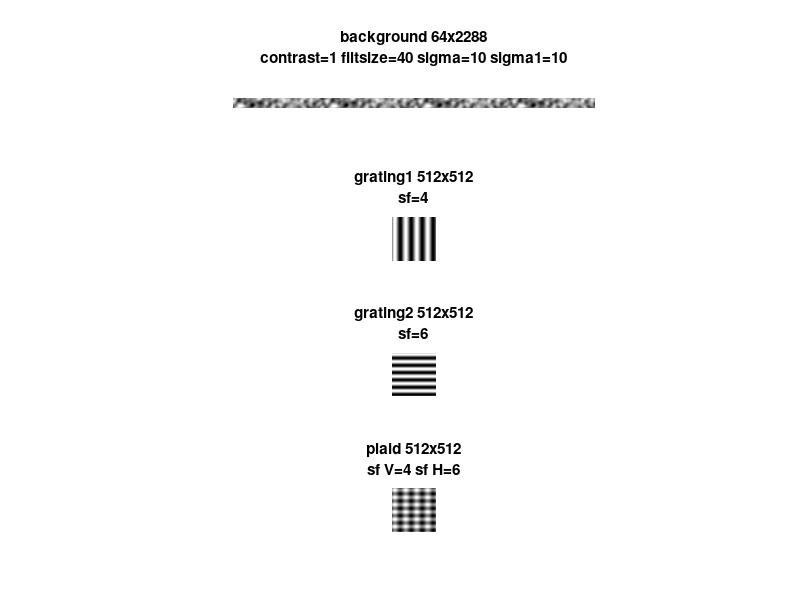

The MATLAB source for this figure: (Note: this script raises an error after producing the figure.)
% From Aman 
% Modified by Mai Feb 2019

texsize = 512;
wn_contrast = 1;
% Making horizontal and vertical axes asymmetric because the texture aspect raio is 1:1.5 (W=8cm, H=12cm)
sf_H = 6; % no.of horizonal bars visible ()
sf_V = 4; % no.of vertical bars visible

% Gray
textures(1).matrix = 0.5*ones(64,64);

% Unfiltered Whitenoise
textures(2).matrix = rand(16, 512);

% Vertical grating
textures(6).matrix = 0.5+0.5*repmat(sin(0:((2*sf_V*pi)/texsize):(2*sf_V)*pi-(((2*sf_V)*pi)/texsize)),texsize,1);

% Horizontal grating
textures(7).matrix = 0.5+0.5*repmat(sin(0:(((2*sf_H)*pi)/texsize):(2*sf_H)*pi-(((2*sf_H)*pi)/texsize))',1,texsize);

% Plaid
textures(8).matrix = (textures(6).matrix+textures(7).matrix)/2;

% c = [0:0.1:1.0];

% % Horixontal grating at 0, 10 to 100% contrast
% for n = 6:16
%     textures(n).matrix = 0.5+c(n-5)*0.5*repmat(sin(0:(((2*sf)*pi)/texsize):(2*sf)*pi-(((2*sf)*pi)/texsize)),texsize,1);
% end

% % Anti-phase Vertical, horizontal gratings
% textures(17).matrix = 1-textures(4).matrix;
% textures(20).matrix = 1-textures(3).matrix;
% textures(21).matrix = 1-textures(17).matrix;


%% Filtered White noise
% Making a 2D Gaussian filter to convolve
filtSize = 40;
sigma = 10; %15 
sigma1 = 10; %3
length = 100; % HALF actual VR corridor length in cm
height = 12; % VR corridor height in cm

x = 1:filtSize;

for texID = 2%:5
    
    %     if texID==4; sigma = 30; end;
%     if texID==3; sigma = 5; end;

    y = exp(-((x-round(filtSize/2)).^2)/(2*sigma^2));
    y1 = exp(-((x-round(filtSize/2)).^2)/(2*sigma1^2));
    y = y./sum(y);
    y1 = y1./sum(y1);
    
    filt2 = y'*y1;
    % imagesc(filt2); colormap(gray)
    
    % Create random matrix matching corridor length height ratio
    Im_half = rand(texsize/8+filtSize*2,(texsize/8)*floor(length/height)+filtSize*2);    %Im = rand(texsize/8+filtSize*2,texsize*2+filtSize*2);
    Im = [Im_half, Im_half, Im_half, Im_half]; % first and second half repeating, then another whole corridor that is hidden, so repeat 4 times
    
    % Convolving and normalizing the image to 100% contrast
    Imf = conv2(filt2,Im);
    Imf = Imf(filtSize+floor(filtSize/2):end-ceil(filtSize/2)-filtSize,filtSize+floor(filtSize/2):end-ceil(filtSize/2)-filtSize);
    Imf = Imf - min(min(Imf));
    Im_full = Imf./max(max(Imf));
    Im_new = ((Im_full-0.5)*wn_contrast) + 0.5;
    textures(texID).matrix = Im_new;
end

% pause(1);
% close;

% clear Im ImF filt2 texID x y

%% plot textures

% cd C:\Users\m.morimoto\Documents\GitHub\SaleemLab-VR\VRCentral\data
% load('textures_hf_Mik4.mat')

figure; 

subplot(4,1,1)
tex=textures(2).matrix;    
imagesc(tex, [0 1]);
title({['background ', num2str(size(tex,1)),'x', num2str(size(tex,2))],...
    ['contrast=', num2str(wn_contrast), ' filtsize=', num2str(filtSize),' sigma=', num2str(sigma), ' sigma1=', num2str(sigma1)]})
colormap gray; axis equal; box off; axis off

subplot(4,1,2); 
tex=textures(6).matrix;    
imagesc(tex, [0 1]);
title({['grating1 ', num2str(size(tex,1)),'x', num2str(size(tex,2))], ['sf=', num2str(sf_V)]})
colormap gray; axis equal; box off; axis off

subplot(4,1,3); 
tex=textures(7).matrix;    
imagesc(tex, [0 1]);
title({['grating2 ', num2str(size(tex,1)),'x', num2str(size(tex,2))], ['sf=', num2str(sf_H)]})
colormap gray; axis equal; box off; axis off

subplot(4,1,4); 
tex=textures(8).matrix;    
imagesc(tex, [0 1]);
title({['plaid ', num2str(size(tex,1)),'x', num2str(size(tex,2))], ['sf V=', num2str(sf_V),' sf H=', num2str(sf_H)]})
colormap gray; axis equal; box off; axis off

%% save

savefolder='C:\Users\m.morimoto\Documents\GitHub\SaleemLab-VR\VRCentral\data';
savefile='textures_MM5.mat';

save([savefolder,filesep,savefile], 'textures')




















